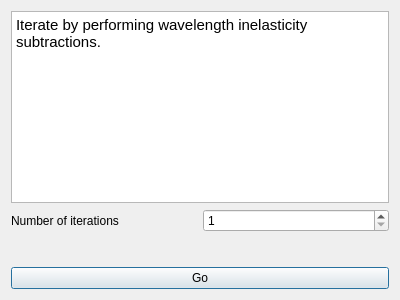
<?xml version="1.0" encoding="UTF-8"?>
<ui version="4.0">
 <class>Dialog</class>
 <widget class="QDialog" name="Dialog">
  <property name="geometry">
   <rect>
    <x>0</x>
    <y>0</y>
    <width>400</width>
    <height>300</height>
   </rect>
  </property>
  <property name="windowTitle">
   <string>Dialog</string>
  </property>
  <layout class="QVBoxLayout" name="verticalLayout">
   <item>
    <widget class="QTextBrowser" name="textBrowser">
     <property name="sizePolicy">
      <sizepolicy hsizetype="Preferred" vsizetype="Preferred">
       <horstretch>0</horstretch>
       <verstretch>0</verstretch>
      </sizepolicy>
     </property>
     <property name="html">
      <string>&lt;!DOCTYPE HTML PUBLIC &quot;-//W3C//DTD HTML 4.0//EN&quot; &quot;http://www.w3.org/TR/REC-html40/strict.dtd&quot;&gt;
&lt;html&gt;&lt;head&gt;&lt;meta name=&quot;qrichtext&quot; content=&quot;1&quot; /&gt;&lt;style type=&quot;text/css&quot;&gt;
p, li { white-space: pre-wrap; }
&lt;/style&gt;&lt;/head&gt;&lt;body style=&quot; font-family:'Ubuntu'; font-size:11pt; font-weight:400; font-style:normal;&quot;&gt;
&lt;p style=&quot; margin-top:0px; margin-bottom:0px; margin-left:0px; margin-right:0px; -qt-block-indent:0; text-indent:0px;&quot;&gt;Iterate by performing wavelength inelasticity subtractions.&lt;/p&gt;&lt;/body&gt;&lt;/html&gt;</string>
     </property>
    </widget>
   </item>
   <item>
    <layout class="QHBoxLayout" name="horizontalLayout">
     <item>
      <widget class="QLabel" name="label_2">
       <property name="text">
        <string>Number of iterations</string>
       </property>
      </widget>
     </item>
     <item>
      <widget class="QSpinBox" name="numberIterationsSpinBox">
       <property name="minimum">
        <number>1</number>
       </property>
      </widget>
     </item>
    </layout>
   </item>
   <item>
    <spacer name="verticalSpacer">
     <property name="orientation">
      <enum>Qt::Vertical</enum>
     </property>
     <property name="sizeHint" stdset="0">
      <size>
       <width>20</width>
       <height>28</height>
      </size>
     </property>
    </spacer>
   </item>
   <item>
    <widget class="QPushButton" name="iterateButton">
     <property name="text">
      <string>Go</string>
     </property>
    </widget>
   </item>
  </layout>
 </widget>
 <resources/>
 <connections/>
</ui>
